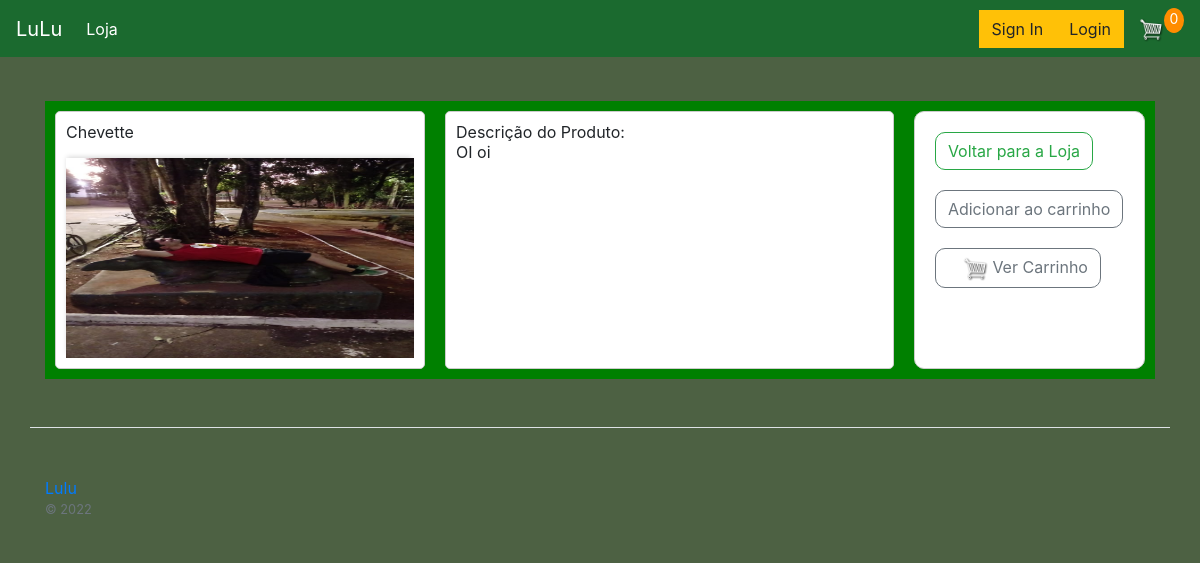
Screenshot of /view/1 with the database file from the repository.
### loja/models.py (models this page shows)
class Produto(models.Model):
    nome = models.CharField(max_length=200, null=True)
    preco = models.DecimalField(max_digits=7, decimal_places=2)
    digital = models.BooleanField(default=False, null=True, blank=False)
    image = models.ImageField(null=True, blank=True)
    descricao = models.TextField(null=True, blank=True)
    def __str__(self):
        return self.nome
    @property
    def imageURL(self):
        try:
            url = self.image.url
        except:
            url = ''
        return url
    class Meta:
        db_table = 'produto'
        verbose_name = 'Produto'
        verbose_name_plural = 'Produtos'

### loja/views.py (the view)
# urls.py: path('view/<int:id>', views.view, name='view'),
def view (request, id):
    data = cartData(request)
    itemsCarrinho = data['itemsCarrinho']
    produto = Produto.objects.get(id = id)
    print(produto)
    context = {'produto': produto, 'itemsCarrinho': itemsCarrinho}
    return render(request, 'loja/view.html', context)

### loja/utils.py (called while the page is built, shortened)
def cookieCart(request):
        try:
            cart = json.loads(request.COOKIES['cart'])
        except:
            cart = {}
        print('Carrinho:', cart)
        items = []
        pedido = {"get_cart_total": 0, "get_cart_items": 0, 'envio': False}
        itemsCarrinho = pedido['get_cart_items']
        return {'pedido': pedido, 'items': items, 'itemsCarrinho': itemsCarrinho}

def cartData(request):
    if request.user.is_authenticated:
        cliente = request.user.cliente
        pedido, criado = Pedido.objects.get_or_create(cliente=cliente, complete=False)
        items = pedido.itempedido_set.all()
        itemsCarrinho = pedido.get_cart_items
    else:
        cookieData = cookieCart(request)
        items = cookieData['items']
        pedido = cookieData['pedido']
        itemsCarrinho = cookieData['itemsCarrinho']
    return {'items': items, 'pedido': pedido, 'itemsCarrinho': itemsCarrinho}

### static/templates/loja/view.html (shortened to what this page needs)
{% extends "loja/main.html" %}
{% load static %}
{% block content %}
<div class=view_produto>
    <div class="frame_4">
      <div class="col-lg-4">
        <p>{{produto.nome}}</p>
        <img class="thumbnail" src="{{produto.imageURL}}">
      </div>
      <div class="view_produto_box">
        Descrição do Produto:
          <p>{{produto.descricao}}</p>
      </div>
      <div class="descricao_do_produto">
        <a class="btn btn-outline-success" href="{% url 'loja' %}"> Voltar para a Loja</a>
        <button data-produto="{{produto.id}}" data-action="add" class="btn btn-outline-secondary add-btn update-cart">Adicionar ao carrinho</button>
        <a class="btn btn-outline-secondary add-btn update-cart" href="{% url 'cart' %}">
          <img id="cart-icon" src="{% static 'img/cart.png' %}">
          Ver Carrinho
          </a>
      </div>
    </div>
  </div>
</div>
{% endblock content %}

### static/css/main.css (style rules this page uses)
body { background-color: hsla(100, 58%, 13%, 0.778); }
.thumbnail { width: 100%; height: 200px; -webkit-box-shadow: -1px -3px 5px -2px rgba(214,214,214,1); -moz-box-shadow: -1px -3px 5px -2px rgba(214,214,214,1); box-shadow: -1px -3px 5px -2px rgba(214,214,214,1); }
#cart-icon { width:25px; display: inline-block; margin-left: 15px; }
.col-lg-4, .col-lg-6, .col-lg-8, .col-lg-12 { margin-top: 10px; }
.btn { border-radius: 0; }
.descricao_do_produto { width: 50%; float: right; margin-right: 10px; text-align: justify; }
.view_produto_box { width: 100%; height: auto; margin-top: 20px; margin-bottom: 20px; border: 1px solid #ccc; border-radius: 5px; padding: 10px; background-color: rgb(251, 251, 251); }

### static/templates/loja/view.html (style rules this page uses)
.view_produto { margin-top: 20px; align-items: flex-end; text-align: left; vertical-align: auto; }
.descricao_do_produto { margin-top: 20px; align-items: flex-end; text-align: left; vertical-align: auto; margin-bottom: 20px; margin: 20px; border-radius: 10px; padding: 20px; background-color: #f2f2f2; }
.descricao_do_produto a, .descricao_do_produto button { margin-top: 10px; align-items: flex-end; text-align: left; vertical-align: auto; margin-bottom: 10px; margin: 10px; border-radius: 10px; }
.view_produto_box { display: auto; margin-top: 20px; margin-bottom: 20px; border: 1px solid #ccc; border-radius: 5px; padding: 10px; background-color: rgb(122, 118, 118); }
.col-lg-4 { display: auto; margin-top: 20px; margin-bottom: 20px; border: 1px solid #ccc; border-radius: 5px; padding: 10px; background-color: rgb(251, 251, 251); }
.frame_4 { display: flex; background-color: green; align-content: space-between; }
.frame_4 > div { display: block; background-color: #fff; line-height: 20px; padding: 10px; margin: 10px; border: 1px solid #ccc; }

### rows the page displays
Produto: nome "Chevette", imageURL (picture), descricao "OI oi"

### other values shown
{{ itemsCarrinho }} "0"
